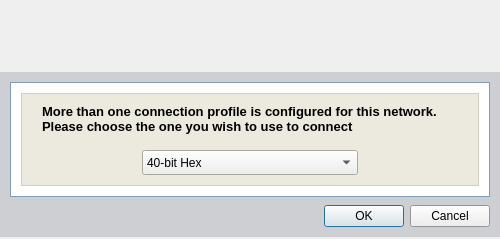
<ui version="4.0" >
 <class>Dialog</class>
 <widget class="QDialog" name="Dialog" >
  <property name="windowModality" >
   <enum>Qt::ApplicationModal</enum>
  </property>
  <property name="geometry" >
   <rect>
    <x>0</x>
    <y>0</y>
    <width>500</width>
    <height>239</height>
   </rect>
  </property>
  <property name="sizePolicy" >
   <sizepolicy vsizetype="Preferred" hsizetype="Preferred" >
    <horstretch>0</horstretch>
    <verstretch>0</verstretch>
   </sizepolicy>
  </property>
  <property name="minimumSize" >
   <size>
    <width>500</width>
    <height>239</height>
   </size>
  </property>
  <property name="maximumSize" >
   <size>
    <width>500</width>
    <height>239</height>
   </size>
  </property>
  <property name="font" >
   <font>
    <family>Arial</family>
    <pointsize>9</pointsize>
   </font>
  </property>
  <property name="windowTitle" >
   <string>Choose a Connection</string>
  </property>
  <property name="windowIcon" >
   <iconset>icons/prod_color.png</iconset>
  </property>
  <property name="sizeGripEnabled" >
   <bool>false</bool>
  </property>
  <property name="modal" >
   <bool>true</bool>
  </property>
  <layout class="QVBoxLayout" >
   <property name="spacing" >
    <number>0</number>
   </property>
   <property name="leftMargin" >
    <number>0</number>
   </property>
   <property name="topMargin" >
    <number>0</number>
   </property>
   <property name="rightMargin" >
    <number>0</number>
   </property>
   <property name="bottomMargin" >
    <number>0</number>
   </property>
   <item>
    <widget class="QFrame" name="headerFrame" >
     <property name="sizePolicy" >
      <sizepolicy vsizetype="Fixed" hsizetype="Preferred" >
       <horstretch>0</horstretch>
       <verstretch>0</verstretch>
      </sizepolicy>
     </property>
     <property name="minimumSize" >
      <size>
       <width>500</width>
       <height>70</height>
      </size>
     </property>
     <property name="maximumSize" >
      <size>
       <width>500</width>
       <height>70</height>
      </size>
     </property>
     <property name="frameShape" >
      <enum>QFrame::NoFrame</enum>
     </property>
     <property name="frameShadow" >
      <enum>QFrame::Raised</enum>
     </property>
     <layout class="QHBoxLayout" >
      <property name="spacing" >
       <number>0</number>
      </property>
      <property name="leftMargin" >
       <number>0</number>
      </property>
      <property name="topMargin" >
       <number>0</number>
      </property>
      <property name="rightMargin" >
       <number>0</number>
      </property>
      <property name="bottomMargin" >
       <number>0</number>
      </property>
      <item>
       <widget class="QLabel" name="headerLeft" >
        <property name="text" >
         <string/>
        </property>
        <property name="pixmap" >
         <pixmap>images/banner_left_short.png</pixmap>
        </property>
       </widget>
      </item>
      <item>
       <widget class="QLabel" name="headerRight" >
        <property name="text" >
         <string/>
        </property>
        <property name="pixmap" >
         <pixmap>images/banner_right_short.png</pixmap>
        </property>
       </widget>
      </item>
     </layout>
    </widget>
   </item>
   <item>
    <widget class="QFrame" name="mainFrame" >
     <property name="sizePolicy" >
      <sizepolicy vsizetype="Fixed" hsizetype="Preferred" >
       <horstretch>0</horstretch>
       <verstretch>0</verstretch>
      </sizepolicy>
     </property>
     <property name="palette" >
      <palette>
       <active>
        <colorrole role="Base" >
         <brush brushstyle="SolidPattern" >
          <color alpha="255" >
           <red>255</red>
           <green>255</green>
           <blue>255</blue>
          </color>
         </brush>
        </colorrole>
        <colorrole role="Window" >
         <brush brushstyle="SolidPattern" >
          <color alpha="255" >
           <red>206</red>
           <green>207</green>
           <blue>210</blue>
          </color>
         </brush>
        </colorrole>
       </active>
       <inactive>
        <colorrole role="Base" >
         <brush brushstyle="SolidPattern" >
          <color alpha="255" >
           <red>255</red>
           <green>255</green>
           <blue>255</blue>
          </color>
         </brush>
        </colorrole>
        <colorrole role="Window" >
         <brush brushstyle="SolidPattern" >
          <color alpha="255" >
           <red>206</red>
           <green>207</green>
           <blue>210</blue>
          </color>
         </brush>
        </colorrole>
       </inactive>
       <disabled>
        <colorrole role="Base" >
         <brush brushstyle="SolidPattern" >
          <color alpha="255" >
           <red>206</red>
           <green>207</green>
           <blue>210</blue>
          </color>
         </brush>
        </colorrole>
        <colorrole role="Window" >
         <brush brushstyle="SolidPattern" >
          <color alpha="255" >
           <red>206</red>
           <green>207</green>
           <blue>210</blue>
          </color>
         </brush>
        </colorrole>
       </disabled>
      </palette>
     </property>
     <property name="autoFillBackground" >
      <bool>true</bool>
     </property>
     <property name="frameShape" >
      <enum>QFrame::NoFrame</enum>
     </property>
     <property name="frameShadow" >
      <enum>QFrame::Raised</enum>
     </property>
     <layout class="QVBoxLayout" >
      <property name="spacing" >
       <number>8</number>
      </property>
      <property name="leftMargin" >
       <number>10</number>
      </property>
      <property name="topMargin" >
       <number>10</number>
      </property>
      <property name="rightMargin" >
       <number>10</number>
      </property>
      <property name="bottomMargin" >
       <number>10</number>
      </property>
      <item>
       <widget class="QFrame" name="outerCosmeticFrame" >
        <property name="sizePolicy" >
         <sizepolicy vsizetype="Fixed" hsizetype="Preferred" >
          <horstretch>0</horstretch>
          <verstretch>0</verstretch>
         </sizepolicy>
        </property>
        <property name="palette" >
         <palette>
          <active>
           <colorrole role="WindowText" >
            <brush brushstyle="SolidPattern" >
             <color alpha="255" >
              <red>127</red>
              <green>157</green>
              <blue>185</blue>
             </color>
            </brush>
           </colorrole>
           <colorrole role="Base" >
            <brush brushstyle="SolidPattern" >
             <color alpha="255" >
              <red>255</red>
              <green>255</green>
              <blue>255</blue>
             </color>
            </brush>
           </colorrole>
           <colorrole role="Window" >
            <brush brushstyle="SolidPattern" >
             <color alpha="255" >
              <red>255</red>
              <green>255</green>
              <blue>255</blue>
             </color>
            </brush>
           </colorrole>
          </active>
          <inactive>
           <colorrole role="WindowText" >
            <brush brushstyle="SolidPattern" >
             <color alpha="255" >
              <red>127</red>
              <green>157</green>
              <blue>185</blue>
             </color>
            </brush>
           </colorrole>
           <colorrole role="Base" >
            <brush brushstyle="SolidPattern" >
             <color alpha="255" >
              <red>255</red>
              <green>255</green>
              <blue>255</blue>
             </color>
            </brush>
           </colorrole>
           <colorrole role="Window" >
            <brush brushstyle="SolidPattern" >
             <color alpha="255" >
              <red>255</red>
              <green>255</green>
              <blue>255</blue>
             </color>
            </brush>
           </colorrole>
          </inactive>
          <disabled>
           <colorrole role="WindowText" >
            <brush brushstyle="SolidPattern" >
             <color alpha="255" >
              <red>118</red>
              <green>116</green>
              <blue>108</blue>
             </color>
            </brush>
           </colorrole>
           <colorrole role="Base" >
            <brush brushstyle="SolidPattern" >
             <color alpha="255" >
              <red>255</red>
              <green>255</green>
              <blue>255</blue>
             </color>
            </brush>
           </colorrole>
           <colorrole role="Window" >
            <brush brushstyle="SolidPattern" >
             <color alpha="255" >
              <red>255</red>
              <green>255</green>
              <blue>255</blue>
             </color>
            </brush>
           </colorrole>
          </disabled>
         </palette>
        </property>
        <property name="autoFillBackground" >
         <bool>true</bool>
        </property>
        <property name="frameShape" >
         <enum>QFrame::Box</enum>
        </property>
        <property name="frameShadow" >
         <enum>QFrame::Plain</enum>
        </property>
        <layout class="QVBoxLayout" >
         <property name="leftMargin" >
          <number>10</number>
         </property>
         <property name="topMargin" >
          <number>10</number>
         </property>
         <property name="rightMargin" >
          <number>10</number>
         </property>
         <property name="bottomMargin" >
          <number>10</number>
         </property>
         <item>
          <widget class="QFrame" name="innerCosmeticFrame" >
           <property name="sizePolicy" >
            <sizepolicy vsizetype="Fixed" hsizetype="Preferred" >
             <horstretch>0</horstretch>
             <verstretch>0</verstretch>
            </sizepolicy>
           </property>
           <property name="minimumSize" >
            <size>
             <width>16</width>
             <height>16</height>
            </size>
           </property>
           <property name="maximumSize" >
            <size>
             <width>16777215</width>
             <height>16777215</height>
            </size>
           </property>
           <property name="palette" >
            <palette>
             <active>
              <colorrole role="WindowText" >
               <brush brushstyle="SolidPattern" >
                <color alpha="255" >
                 <red>208</red>
                 <green>208</green>
                 <blue>191</blue>
                </color>
               </brush>
              </colorrole>
              <colorrole role="Base" >
               <brush brushstyle="SolidPattern" >
                <color alpha="255" >
                 <red>255</red>
                 <green>255</green>
                 <blue>255</blue>
                </color>
               </brush>
              </colorrole>
              <colorrole role="Window" >
               <brush brushstyle="SolidPattern" >
                <color alpha="255" >
                 <red>236</red>
                 <green>234</green>
                 <blue>223</blue>
                </color>
               </brush>
              </colorrole>
             </active>
             <inactive>
              <colorrole role="WindowText" >
               <brush brushstyle="SolidPattern" >
                <color alpha="255" >
                 <red>208</red>
                 <green>208</green>
                 <blue>191</blue>
                </color>
               </brush>
              </colorrole>
              <colorrole role="Base" >
               <brush brushstyle="SolidPattern" >
                <color alpha="255" >
                 <red>255</red>
                 <green>255</green>
                 <blue>255</blue>
                </color>
               </brush>
              </colorrole>
              <colorrole role="Window" >
               <brush brushstyle="SolidPattern" >
                <color alpha="255" >
                 <red>236</red>
                 <green>234</green>
                 <blue>223</blue>
                </color>
               </brush>
              </colorrole>
             </inactive>
             <disabled>
              <colorrole role="WindowText" >
               <brush brushstyle="SolidPattern" >
                <color alpha="255" >
                 <red>118</red>
                 <green>116</green>
                 <blue>108</blue>
                </color>
               </brush>
              </colorrole>
              <colorrole role="Base" >
               <brush brushstyle="SolidPattern" >
                <color alpha="255" >
                 <red>236</red>
                 <green>234</green>
                 <blue>223</blue>
                </color>
               </brush>
              </colorrole>
              <colorrole role="Window" >
               <brush brushstyle="SolidPattern" >
                <color alpha="255" >
                 <red>236</red>
                 <green>234</green>
                 <blue>223</blue>
                </color>
               </brush>
              </colorrole>
             </disabled>
            </palette>
           </property>
           <property name="autoFillBackground" >
            <bool>true</bool>
           </property>
           <property name="frameShape" >
            <enum>QFrame::Box</enum>
           </property>
           <property name="frameShadow" >
            <enum>QFrame::Plain</enum>
           </property>
           <layout class="QVBoxLayout" >
            <property name="spacing" >
             <number>12</number>
            </property>
            <property name="leftMargin" >
             <number>10</number>
            </property>
            <property name="topMargin" >
             <number>10</number>
            </property>
            <property name="rightMargin" >
             <number>10</number>
            </property>
            <property name="bottomMargin" >
             <number>10</number>
            </property>
            <item>
             <widget class="QFrame" name="labelFrame" >
              <property name="sizePolicy" >
               <sizepolicy vsizetype="Fixed" hsizetype="Preferred" >
                <horstretch>0</horstretch>
                <verstretch>0</verstretch>
               </sizepolicy>
              </property>
              <property name="frameShape" >
               <enum>QFrame::NoFrame</enum>
              </property>
              <property name="frameShadow" >
               <enum>QFrame::Raised</enum>
              </property>
              <layout class="QHBoxLayout" >
               <property name="spacing" >
                <number>0</number>
               </property>
               <property name="leftMargin" >
                <number>10</number>
               </property>
               <property name="topMargin" >
                <number>0</number>
               </property>
               <property name="rightMargin" >
                <number>10</number>
               </property>
               <property name="bottomMargin" >
                <number>0</number>
               </property>
               <item>
                <widget class="QLabel" name="labelDialogMsg" >
                 <property name="sizePolicy" >
                  <sizepolicy vsizetype="Fixed" hsizetype="Preferred" >
                   <horstretch>0</horstretch>
                   <verstretch>0</verstretch>
                  </sizepolicy>
                 </property>
                 <property name="minimumSize" >
                  <size>
                   <width>0</width>
                   <height>34</height>
                  </size>
                 </property>
                 <property name="maximumSize" >
                  <size>
                   <width>16777215</width>
                   <height>34</height>
                  </size>
                 </property>
                 <property name="palette" >
                  <palette>
                   <active>
                    <colorrole role="WindowText" >
                     <brush brushstyle="SolidPattern" >
                      <color alpha="255" >
                       <red>0</red>
                       <green>0</green>
                       <blue>0</blue>
                      </color>
                     </brush>
                    </colorrole>
                   </active>
                   <inactive>
                    <colorrole role="WindowText" >
                     <brush brushstyle="SolidPattern" >
                      <color alpha="255" >
                       <red>0</red>
                       <green>0</green>
                       <blue>0</blue>
                      </color>
                     </brush>
                    </colorrole>
                   </inactive>
                   <disabled>
                    <colorrole role="WindowText" >
                     <brush brushstyle="SolidPattern" >
                      <color alpha="255" >
                       <red>127</red>
                       <green>127</green>
                       <blue>127</blue>
                      </color>
                     </brush>
                    </colorrole>
                   </disabled>
                  </palette>
                 </property>
                 <property name="font" >
                  <font>
                   <family>Arial</family>
                   <pointsize>10</pointsize>
                   <weight>75</weight>
                   <bold>true</bold>
                  </font>
                 </property>
                 <property name="text" >
                  <string>More than one connection profile is configured for this network.  Please choose the one you wish to use to connect</string>
                 </property>
                 <property name="alignment" >
                  <set>Qt::AlignLeading|Qt::AlignLeft|Qt::AlignTop</set>
                 </property>
                 <property name="wordWrap" >
                  <bool>true</bool>
                 </property>
                 <property name="indent" >
                  <number>0</number>
                 </property>
                </widget>
               </item>
              </layout>
             </widget>
            </item>
            <item>
             <widget class="QFrame" name="frame" >
              <property name="sizePolicy" >
               <sizepolicy vsizetype="Fixed" hsizetype="Expanding" >
                <horstretch>0</horstretch>
                <verstretch>0</verstretch>
               </sizepolicy>
              </property>
              <property name="frameShape" >
               <enum>QFrame::NoFrame</enum>
              </property>
              <property name="frameShadow" >
               <enum>QFrame::Raised</enum>
              </property>
              <layout class="QHBoxLayout" >
               <property name="spacing" >
                <number>6</number>
               </property>
               <property name="leftMargin" >
                <number>0</number>
               </property>
               <property name="topMargin" >
                <number>0</number>
               </property>
               <property name="rightMargin" >
                <number>0</number>
               </property>
               <property name="bottomMargin" >
                <number>0</number>
               </property>
               <item>
                <spacer>
                 <property name="orientation" >
                  <enum>Qt::Horizontal</enum>
                 </property>
                 <property name="sizeType" >
                  <enum>QSizePolicy::Fixed</enum>
                 </property>
                 <property name="sizeHint" >
                  <size>
                   <width>110</width>
                   <height>20</height>
                  </size>
                 </property>
                </spacer>
               </item>
               <item>
                <widget class="QComboBox" name="comboBoxConnection" >
                 <property name="sizePolicy" >
                  <sizepolicy vsizetype="Fixed" hsizetype="Expanding" >
                   <horstretch>0</horstretch>
                   <verstretch>0</verstretch>
                  </sizepolicy>
                 </property>
                 <property name="minimumSize" >
                  <size>
                   <width>0</width>
                   <height>25</height>
                  </size>
                 </property>
                 <property name="maximumSize" >
                  <size>
                   <width>16777215</width>
                   <height>25</height>
                  </size>
                 </property>
                 <item>
                  <property name="text" >
                   <string>40-bit Hex</string>
                  </property>
                 </item>
                 <item>
                  <property name="text" >
                   <string>104-bit Hex</string>
                  </property>
                 </item>
                </widget>
               </item>
               <item>
                <spacer>
                 <property name="orientation" >
                  <enum>Qt::Horizontal</enum>
                 </property>
                 <property name="sizeType" >
                  <enum>QSizePolicy::Fixed</enum>
                 </property>
                 <property name="sizeHint" >
                  <size>
                   <width>110</width>
                   <height>20</height>
                  </size>
                 </property>
                </spacer>
               </item>
              </layout>
             </widget>
            </item>
           </layout>
          </widget>
         </item>
        </layout>
       </widget>
      </item>
      <item>
       <widget class="QDialogButtonBox" name="buttonBox" >
        <property name="standardButtons" >
         <set>QDialogButtonBox::Cancel|QDialogButtonBox::NoButton|QDialogButtonBox::Ok</set>
        </property>
       </widget>
      </item>
     </layout>
    </widget>
   </item>
  </layout>
 </widget>
 <resources/>
 <connections/>
</ui>
